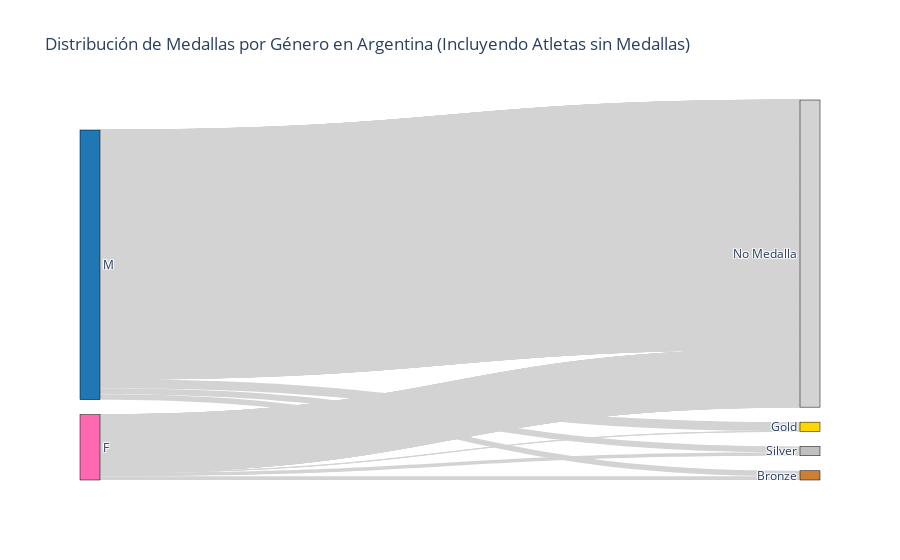

Write notebook code for a chart like this one.
### Code cell
# Filtrar datos de Argentina con y sin medallas
arg_medals = athletes[athletes['NOC'] == 'ARG']

# Filtrar atletas que ganaron medallas
arg_medals_with_medals = arg_medals[arg_medals['Medal'].notna()]

# Filtrar atletas que no ganaron medallas
arg_medals_no_medals = arg_medals[arg_medals['Medal'].isna()]

# Agrupar por género y tipo de medalla
medal_distribution = arg_medals_with_medals.groupby(['Sex', 'Medal']).size().reset_index(name='count')

# Crear listas de nodos y enlaces para Sankey
genders = medal_distribution['Sex'].unique()
medals = medal_distribution['Medal'].unique()

# Nodo adicional para "No Medalla"
nodes = list(genders) + list(medals) + ['No Medalla']

# Índices para los nodos
node_indices = {node: i for i, node in enumerate(nodes)}

# Crear las conexiones entre nodos (source, target, value)
sources = []

# Atletas con medallas
sources += [node_indices[gender] for gender in medal_distribution['Sex']]
targets = [node_indices[medal] for medal in medal_distribution['Medal']]
values = medal_distribution['count'].tolist()

# Atletas sin medallas: Conectar desde el género hacia 'No Medalla'
sources_no_medals = [node_indices[gender] for gender in arg_medals_no_medals['Sex']]
targets_no_medals = [node_indices['No Medalla']] * len(arg_medals_no_medals)
values_no_medals = [1] * len(arg_medals_no_medals)  # Asignar 1 a los atletas sin medalla

# Añadir los atletas sin medallas a las listas de enlaces
sources += sources_no_medals
targets += targets_no_medals
values += values_no_medals

# Colores para los nodos: Asignar colores específicos
node_colors = []
for node in nodes:
    if node == 'M':
        node_colors.append('#1f77b4')  # Azul para masculino
    elif node == 'F':
        node_colors.append('#ff69b4')  # Rosa para femenino
    elif node == 'Gold':
        node_colors.append('#ffd700')  # Dorado para medallas de oro
    elif node == 'Silver':
        node_colors.append('#c0c0c0')  # Plateado para medallas de plata
    elif node == 'Bronze':
        node_colors.append('#cd7f32')  # Bronce para medallas de bronce
    elif node == 'No Medalla':
        node_colors.append('#d3d3d3')  # Gris para atletas sin medallas
        
link_colors = []
for source in sources:
    if nodes[source] == 'M':
        link_colors.append('#1f77b4')  # Azul para masculino
    elif nodes[source] == 'F':
        link_colors.append('#ff69b4')  # Rosa para femenino
    else:
        link_colors.append('#d3d3d3')  # Gris para los que no tienen medallas

# Graficar el diagrama Sankey con los colores personalizados
fig = go.Figure(data=[go.Sankey(
    node=dict(
        pad=15,
        thickness=20,
        line=dict(color="black", width=0.5),
        label=nodes,
        color=node_colors  # Asigna los colores aquí
    ),
    link=dict(
        source=sources,
        target=targets,
        value=values,
        color='#d3d3d3',
    )
)])

fig.update_layout(
    title_text="Distribución de Medallas por Género en Argentina (Incluyendo Atletas sin Medallas)",
    font_size=12
)

fig.show()

### Figure 1 — Plotly figure (JSON) as saved in the notebook; plotly's stock layout.template omitted (floating-point values rounded to 4 significant figures; data arrays with more than 128 entries replaced by an {"elided": "..."} marker saying what was removed)
{"data": [{"link": {"color": "#d3d3d3", "source": {"elided": "3029 int values"}, "target": {"elided": "3029 int values"}, "value": {"elided": "3029 int values"}}, "node": {"color": ["#ff69b4", "#1f77b4", "#cd7f32", "#ffd700", "#c0c0c0", "#d3d3d3"], "label": ["F", "M", "Bronze", "Gold", "Silver", "No Medalla"], "line": {"color": "black", "width": 0.5}, "pad": 15, "thickness": 20}, "type": "sankey"}], "layout": {"autosize": true, "font": {"size": 12}, "title": {"text": "Distribución de Medallas por Género en Argentina (Incluyendo Atletas sin Medallas)"}}}
